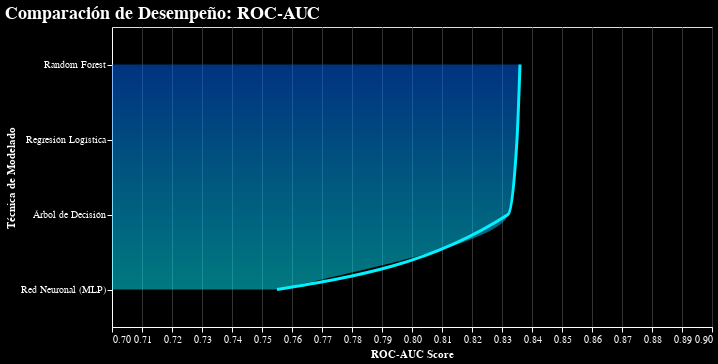

Notebook source saved alongside this figure:
### Markdown cell above
## Evaluación del modelo – Red Neuronal (MLP)

Como parte del análisis de modelos más complejos, se evaluó una **Red Neuronal Multicapa (MLP)** con el objetivo de analizar su desempeño frente a modelos tradicionales y de ensamble en el problema de churn.

### Resultados del modelo

El desempeño de la red neuronal en el conjunto de prueba se resume a continuación:

- **Accuracy:** 0.76  
- **ROC-AUC:** 0.76  

#### Classification Report

- **Clase 1 (Churn):**
  - *Recall:* **0.48**  
    El modelo identifica correctamente menos de la mitad de los clientes que abandonan el servicio, lo que representa una disminución significativa en la capacidad de detección de churn.
  - *Precision:* **0.55**  
    Cuando el modelo predice churn, el resultado es correcto en poco más de la mitad de los casos.

- **Clase 0 (No churn):**
  - *Precision:* **0.82**  
    El modelo mantiene un buen nivel de confianza al identificar clientes que no abandonan el servicio.
  - *Recall:* **0.86**  
    Clasifica correctamente a la mayoría de los clientes que permanecen en la empresa.

### Interpretación de los resultados

La red neuronal muestra un **mejor desempeño global en accuracy**, sin embargo, este resultado está influenciado por la clase mayoritaria (no churn). Al analizar métricas clave para el problema, se observa una **caída importante en el recall de la clase de churn**, lo que indica que el modelo deja pasar una proporción considerable de clientes que realmente abandonan el servicio.

Además, el valor de **ROC-AUC (0.76)** es inferior al obtenido por los modelos basados en árboles, lo que sugiere una menor capacidad de discriminación entre clientes con y sin churn.

### Conclusión

A pesar de ser un modelo más flexible y complejo, la red neuronal no resulta adecuada para este problema en su configuración actual, ya que prioriza la correcta clasificación de la clase mayoritaria en detrimento de la detección de churn. En este contexto, modelos más simples o de ensamble ofrecen un mejor equilibrio entre interpretabilidad y desempeño predictivo.

### Code cell
# Datos
results_data = pd.DataFrame({
    'Modelo': ['Regresión Logística', 'Árbol de Decisión', 'Random Forest', 'Red Neuronal (MLP)'],
    'ROC-AUC': [0.835, 0.832, 0.836, 0.755]
})

# Creación del gráfico con curvas y fondo negro
chart = alt.Chart(results_data).mark_area(
    interpolate='monotone', # Esto crea la curva suave
    fillOpacity=0.5,
    line={'color': '#00f2ff', 'size': 3}, # Línea de contorno brillante (Cian)
    color=alt.Gradient(
        gradient='linear',
        stops=[alt.GradientStop(color='#00f2ff', offset=0),
               alt.GradientStop(color='#0066ff', offset=1)],
        x1=1, x2=1, y1=1, y2=0
    )
).encode(
    x=alt.X('ROC-AUC:Q', 
            scale=alt.Scale(domain=[0.7, 0.9]), 
            title='ROC-AUC Score'),
    y=alt.Y('Modelo:N', 
            sort='-x', 
            title='Técnica de Modelado'),
    tooltip=['Modelo', 'ROC-AUC']
).properties(
    title='Comparación de Desempeño: ROC-AUC', 
    width=600, 
    height=300
).configure(
    background='black' # Fondo negro total
).configure_axis(
    labelColor='white',
    titleColor='white',
    gridColor='#333333', # Cuadrícula sutil
    domainColor='white',
    tickColor='white'
).configure_title(
    color='white',
    fontSize=18,
    anchor='start'
).interactive()

chart

### Figure 1 — Vega-Lite specification as saved in the notebook (floating-point values rounded to 4 significant figures)
{"config": {"view": {"continuousWidth": 300, "continuousHeight": 300}, "axis": {"domainColor": "white", "gridColor": "#333333", "labelColor": "white", "tickColor": "white", "titleColor": "white"}, "background": "black", "title": {"anchor": "start", "color": "white", "fontSize": 18}}, "data": {"name": "data-2892c38838af25fdbc76abe634191114"}, "mark": {"type": "area", "color": {"gradient": "linear", "stops": [{"color": "#00f2ff", "offset": 0}, {"color": "#0066ff", "offset": 1}], "x1": 1, "x2": 1, "y1": 1, "y2": 0}, "fillOpacity": 0.5, "interpolate": "monotone", "line": {"color": "#00f2ff", "size": 3}}, "encoding": {"tooltip": [{"field": "Modelo", "type": "nominal"}, {"field": "ROC-AUC", "type": "quantitative"}], "x": {"field": "ROC-AUC", "scale": {"domain": [0.7, 0.9]}, "title": "ROC-AUC Score", "type": "quantitative"}, "y": {"field": "Modelo", "sort": "-x", "title": "Técnica de Modelado", "type": "nominal"}}, "height": 300, "params": [{"name": "param_1e9efca18e7a2868", "select": {"type": "interval", "encodings": ["x", "y"]}, "bind": "scales"}], "title": "Comparación de Desempeño: ROC-AUC", "width": 600, "$schema": "https://vega.github.io/schema/vega-lite/v6.1.0.json", "datasets": {"data-2892c38838af25fdbc76abe634191114": [{"Modelo": "Regresión Logística", "ROC-AUC": 0.835}, {"Modelo": "Árbol de Decisión", "ROC-AUC": 0.832}, {"Modelo": "Random Forest", "ROC-AUC": 0.836}, {"Modelo": "Red Neuronal (MLP)", "ROC-AUC": 0.755}]}}
